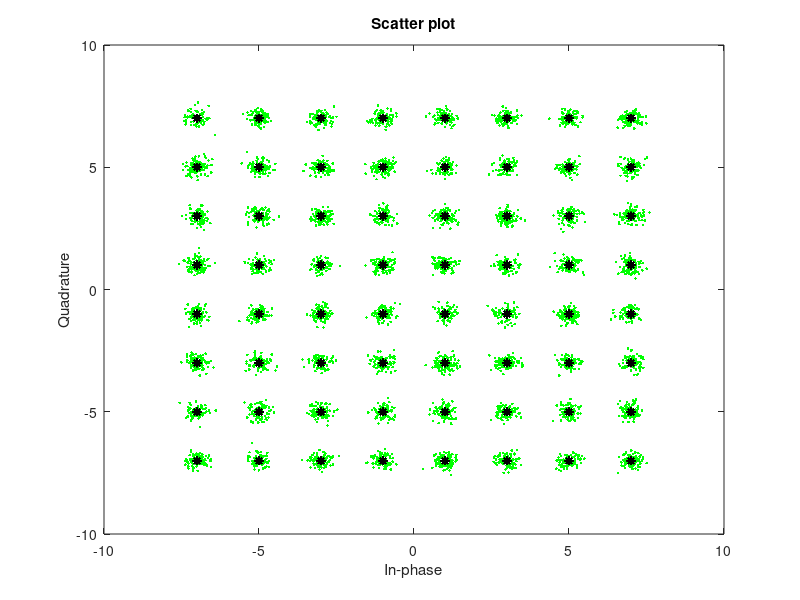

Source code (MATLAB):
M = 64;                     % Size of signal constellation
k = log2(M);                % Number of bits per symbol
n = 36000;                  % Number of bits to process
numSamplesPerSymbol = 1;    % Oversampling factor

rng default                 % Use default random number generator
dataIn = randi([0 1],n,1);  % Generate vector of binary data

dataInMatrix = reshape(dataIn,length(dataIn)/k,k);   % Reshape data into binary k-tuples, k = log2(M)
dataSymbolsIn = bi2de(dataInMatrix);                 % Convert to integers

% stem(dataIn(1:40),'filled');
% title('Random Bits');
% xlabel('Bit Index');
% ylabel('Binary Value');

% figure; % Create new figure window.
% stem(dataSymbolsIn(1:10));
% title('Random Symbols');
% xlabel('Symbol Index');
% ylabel('Integer Value');

dataModG = qammod(dataSymbolsIn,M); % Gray coding, phase offset = 0

EbNo = 20;
snr = EbNo + 10*log10(k) - 10*log10(numSamplesPerSymbol);

receivedSignalG = awgn(dataModG,snr,'measured');

sPlotFig = scatterplot(receivedSignalG,1,0,'g.');
hold on
scatterplot(dataModG,1,0,'k*',sPlotFig)

dataSymbolsOutG = qamdemod(receivedSignalG,M);

[numErrorsG,berG] = biterr(dataSymbolsIn,dataSymbolsOutG);
fprintf('\nThe Gray coding bit error rate = %5.2e, based on %d errors\n', ...
    berG,numErrorsG)